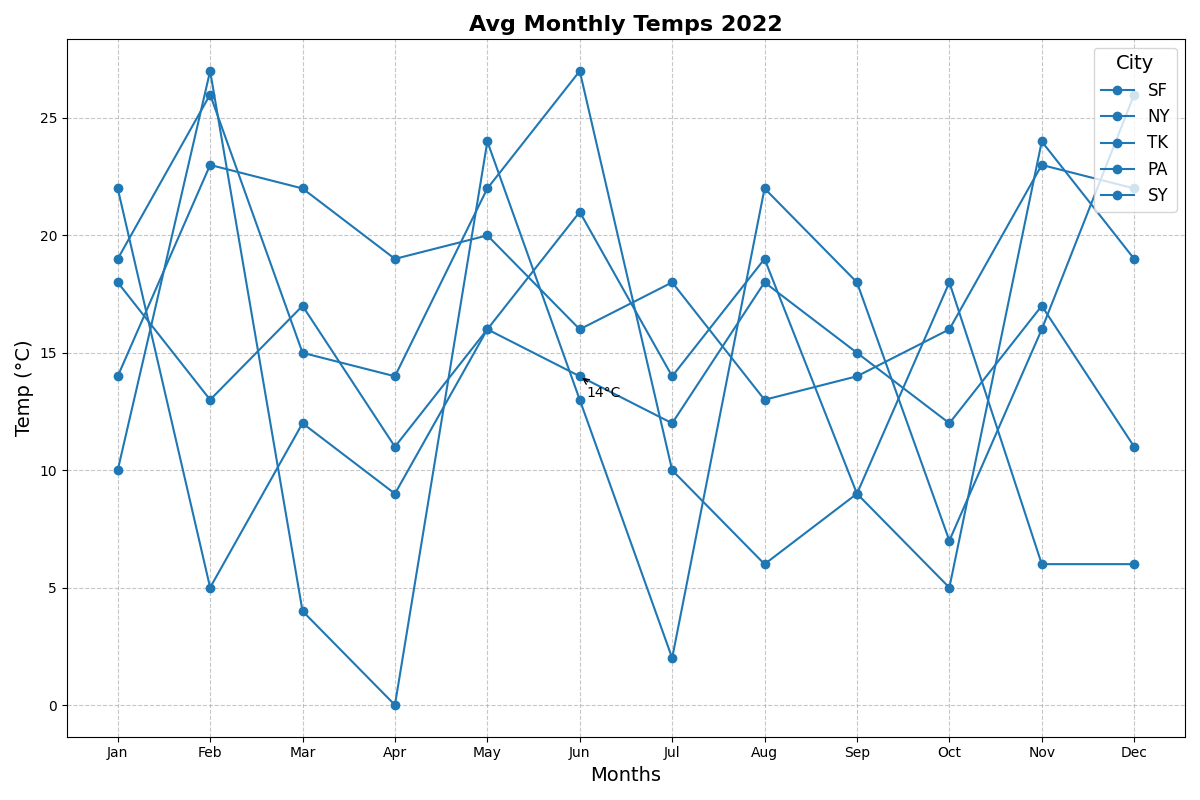

Reproduce this figure in Python.
import matplotlib.pyplot as plt
import numpy as np

months = np.array([
    'Jan', 'Feb', 'Mar', 'Apr', 'May', 'Jun', 
    'Jul', 'Aug', 'Sep', 'Oct', 'Nov', 'Dec'
])

sf_temps = np.array([18, 13, 17, 11, 16, 14, 12, 18, 15, 12, 17, 11])
ny_temps = np.array([10, 27, 4, 0, 24, 13, 2, 22, 18, 7, 16, 26])
tk_temps = np.array([19, 26, 15, 14, 22, 27, 10, 6, 9, 5, 24, 19])
pa_temps = np.array([22, 5, 12, 9, 16, 21, 14, 19, 9, 18, 6, 6])
sy_temps = np.array([14, 23, 22, 19, 20, 16, 18, 13, 14, 16, 23, 22])

fig, ax = plt.subplots(figsize=(12, 8))

# Use a consistent color for all plots ('tab:blue' is used here)
ax.plot(months, sf_temps, label='SF', color='tab:blue', marker='o', linestyle='-')
ax.plot(months, ny_temps, label='NY', color='tab:blue', marker='o', linestyle='-')
ax.plot(months, tk_temps, label='TK', color='tab:blue', marker='o', linestyle='-')
ax.plot(months, pa_temps, label='PA', color='tab:blue', marker='o', linestyle='-')
ax.plot(months, sy_temps, label='SY', color='tab:blue', marker='o', linestyle='-')

ax.set_title('Avg Monthly Temps 2022', fontsize=16, fontweight='bold')
ax.set_xlabel('Months', fontsize=14)
ax.set_ylabel('Temp (°C)', fontsize=14)

ax.legend(title='City', fontsize=12, title_fontsize=14, loc='upper right')
ax.grid(True, linestyle='--', alpha=0.7)

for (month, temp_sf) in zip(months, sf_temps):
    if temp_sf in [14, 22]:
        ax.annotate(f'{temp_sf}°C', xy=(month, temp_sf), xytext=(5, -15), 
                    textcoords='offset points', arrowprops=dict(arrowstyle='->', lw=1))

plt.tight_layout()
plt.show()
